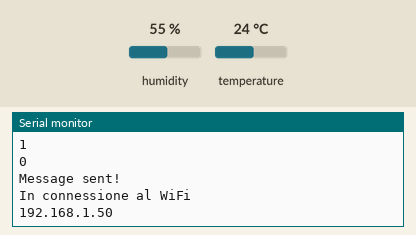
A sketch run on a simulated ESP8266 (NodeMCU). On the bench: the last lines printed to the serial monitor. The inputs (shaded band) are chosen by the test bench; at power-on: humidity 55 %, temperature 24 °C. WiFi joins after 1.5 s; servers stay silent unless stated.

Above: at 3.8 s.
3.9 s: humidity set to 22 %
At 11.5 s:
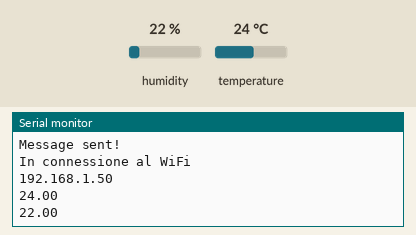
16.9 s: temperature set to 12 °C
At 21.5 s:
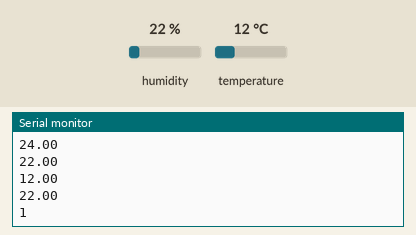
29.9 s: humidity set to 40 %
At 31.5 s:
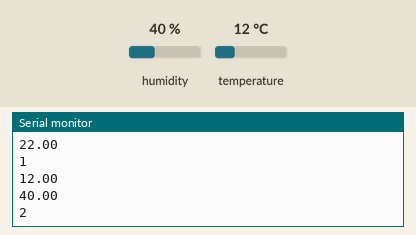
Timing chart, 0 to 33.0 s (numbered marks = the images above; inputs shaded):
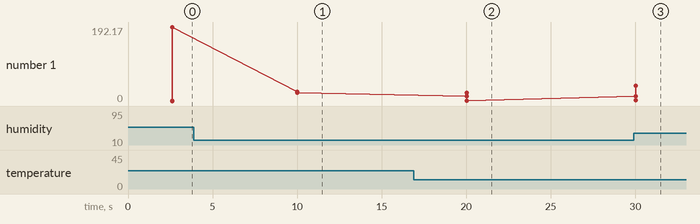

Measured:
- after the input at 3.9 s, the serial monitor: prints a new line after 6.1 s (image 1)
- after the input at 16.9 s, the serial monitor: prints a new line after 3.1 s (image 2)
- after the input at 29.9 s, the serial monitor: prints a new line after 0.12 s (image 3)
- plotted number 1: 192.17 → 22 after the input at 3.9 s, 22 → 1 after the input at 16.9 s

The sketch:

022-dht11-email-alarm.ino
```cpp
#include <Arduino.h>
#include <ESP8266WiFi.h>
#include <Hash.h>
#include <ESPAsyncTCP.h>
#include <Adafruit_Sensor.h>
#include <DHT.h>
#include <EMailSender.h>
#include <ESP8266HTTPClient.h>
#include <ArduinoJson.h>

#include "credentials.h"
const char ssid[]               = WIFI_SSID;
const char password_wifi[]      = WIFI_PASSWD;
const char email_mittente[]     = EMAIL_MITTENTE;
const char password_email[]     = PASSWORD_EMAIL;
const char email_destinatario[] = EMAIL_DESTINATARIO;

#define DHTPIN 5         // corrisponde al Pin #1 dell ESP8266
#define INTERVALLO 360   // 360*10 = 3600 secondi (una ora) tra due allarmi
#define EMAIL_LIMITE 7   // numero massimo di email inviabili
#define TEMP_LIMITE 22   // temperatura limite per fare scattare allarme
#define DHTTYPE    DHT11 // DHT 11
//#define DHTTYPE  DHT22 // DHT 22 (AM2302)
//#define DHTTYPE  DHT21 // DHT 21 (AM2301)

uint8_t  contatore_warning  = 0;
uint8_t  contatore_email    = 0;
uint8_t  connection_state   = 0;
uint16_t reconnect_interval = 10000;

EMailSender emailSend(email_mittente, password_email);
DHT dht(DHTPIN, DHTTYPE);


uint8_t WiFiConnect(const char* nSSID = nullptr, const char* nPassword = nullptr)
{
    static uint16_t attempt = 0;
    Serial.print("In collegamento... ");
    if(nSSID) {
        WiFi.begin(nSSID, nPassword);
        Serial.println(nSSID);
    }

    uint8_t i = 0;
    while(WiFi.status()!= WL_CONNECTED && i++ < 50)
    {
        delay(200);
        Serial.print(".");
    }
    ++attempt;
    Serial.println("");
    if(i == 51) {
        Serial.print("Connessione: TIMEOUT al tentativo: ");
        Serial.println(attempt);
        if(attempt % 2 == 0)
            Serial.println("Controlla il router wifi, oltre a login e password\r\n");
        return false;
    }

    Serial.println("Connessione: Riuscita!");
    Serial.print("Con questo indirizzo IP: ");
    Serial.println(WiFi.localIP());
    return true;
}


void Awaits()
{
    uint32_t ts = millis();
    while(!connection_state)
    {
        delay(50);
        if(millis() > (ts + reconnect_interval) && !connection_state){
            connection_state = WiFiConnect();
            ts = millis();
        }
    }
}


float t = 0.0;
float h = 0.0;
unsigned long previousMillis = 0;    // will store last time DHT was updated
const long interval = 10000;


void setup(){

  Serial.begin(115200);
  dht.begin();
   connection_state = WiFiConnect(ssid, password_wifi);

  if(!connection_state)
      Awaits();

  if (WiFi.status() == WL_CONNECTED)
  {
  }

  EMailSender::EMailMessage message;
  message.subject = "Inizio monitoraggio";
  message.message = "Sto controllando la temperatura del locale XXX";
  EMailSender::Response resp = emailSend.send(email_destinatario, message);

  Serial.println("Status invio: ");
  Serial.println(resp.status);
  Serial.println(resp.code);
  Serial.println(resp.desc);

  WiFi.begin(ssid, password_wifi);
  Serial.println("In connessione al WiFi");
  while (WiFi.status() != WL_CONNECTED) {
    delay(1000);
    Serial.println(".");
  }

  Serial.println(WiFi.localIP());
}


void loop(){

  unsigned long currentMillis = millis();

  if (currentMillis - previousMillis >= interval) {
    previousMillis = currentMillis;
    float newT = dht.readTemperature();
    if (isnan(newT)) {
      Serial.println("Non riesco a leggere il sensore DHT!");
    }
    else {
      t = newT;
      Serial.println(t);
    }
    float newH = dht.readHumidity();
    if (isnan(newH)) {
      Serial.println("Non riesco a leggere il sensore DHT!");
    }
    else {
      h = newH;
      Serial.println(h);
    }


    if (t <= TEMP_LIMITE) {
      contatore_warning++;
      Serial.println(contatore_warning);
      if (contatore_warning % INTERVALLO == 0) {
        if (contatore_email < EMAIL_LIMITE) {
          contatore_email++;
          Serial.println("sto inviando una email di avviso!");
          EMailSender::EMailMessage message;
          message.subject = "Avviso temperatura!";
          message.message = "Rilevata Temperatura di " + String(t) + " gradi, inferiore o uguale alla temperature limite di " + String(TEMP_LIMITE) + " gradi.";
          EMailSender::Response resp = emailSend.send(email_destinatario, message);
        }
      }
    }
  }
}
```

credentials_sample.h
```cpp
#define WIFI_SSID          "Nome della rete Wifi";
#define WIFI_PASSWD        "Password della rete wifi";
#define EMAIL_MITTENTE     "La mail che usi per inviare es: (nome@gmail.com)";
#define PASSWORD_EMAIL     "La password del tuo account email";
#define EMAIL_DESTINATARIO "La email cui arrivano gli avvisi";
```
